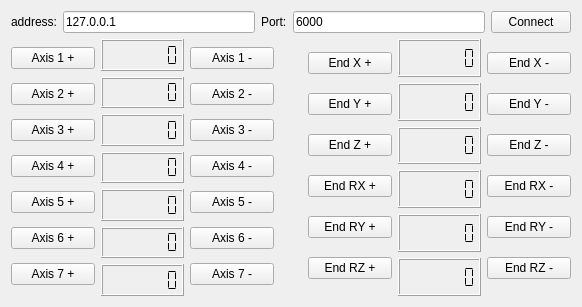
<?xml version="1.0" encoding="UTF-8"?>
<ui version="4.0">
 <class>MainWindow</class>
 <widget class="QMainWindow" name="MainWindow">
  <property name="geometry">
   <rect>
    <x>0</x>
    <y>0</y>
    <width>582</width>
    <height>307</height>
   </rect>
  </property>
  <property name="windowTitle">
   <string>MainWindow</string>
  </property>
  <widget class="QWidget" name="centralWidget">
   <layout class="QGridLayout" name="gridLayout">
    <item row="0" column="0">
     <layout class="QVBoxLayout" name="verticalLayout_7">
      <item>
       <layout class="QHBoxLayout" name="horizontalLayout">
        <item>
         <widget class="QLabel" name="label_address">
          <property name="text">
           <string>address:</string>
          </property>
         </widget>
        </item>
        <item>
         <widget class="QLineEdit" name="addressEdit">
          <property name="text">
           <string>127.0.0.1</string>
          </property>
         </widget>
        </item>
        <item>
         <widget class="QLabel" name="label_port">
          <property name="text">
           <string>Port:</string>
          </property>
         </widget>
        </item>
        <item>
         <widget class="QLineEdit" name="portEdit">
          <property name="text">
           <string>6000</string>
          </property>
         </widget>
        </item>
        <item>
         <widget class="QPushButton" name="connect2ServerButton">
          <property name="text">
           <string>Connect</string>
          </property>
         </widget>
        </item>
       </layout>
      </item>
      <item>
       <layout class="QHBoxLayout" name="horizontalLayout_2">
        <item>
         <layout class="QVBoxLayout" name="verticalLayout">
          <item>
           <widget class="QPushButton" name="axis_1_fw">
            <property name="text">
             <string>Axis 1 +</string>
            </property>
           </widget>
          </item>
          <item>
           <widget class="QPushButton" name="axis_2_fw">
            <property name="text">
             <string>Axis 2 +</string>
            </property>
           </widget>
          </item>
          <item>
           <widget class="QPushButton" name="axis_3_fw">
            <property name="text">
             <string>Axis 3 +</string>
            </property>
           </widget>
          </item>
          <item>
           <widget class="QPushButton" name="axis_4_fw">
            <property name="text">
             <string>Axis 4 +</string>
            </property>
           </widget>
          </item>
          <item>
           <widget class="QPushButton" name="axis_5_fw">
            <property name="text">
             <string>Axis 5 +</string>
            </property>
           </widget>
          </item>
          <item>
           <widget class="QPushButton" name="axis_6_fw">
            <property name="text">
             <string>Axis 6 +</string>
            </property>
           </widget>
          </item>
          <item>
           <widget class="QPushButton" name="axis_7_fw">
            <property name="text">
             <string>Axis 7 +</string>
            </property>
           </widget>
          </item>
         </layout>
        </item>
        <item>
         <layout class="QVBoxLayout" name="verticalLayout_5">
          <item>
           <widget class="QLCDNumber" name="lcdNum_axis_1">
            <property name="smallDecimalPoint">
             <bool>false</bool>
            </property>
            <property name="digitCount">
             <number>7</number>
            </property>
            <property name="segmentStyle">
             <enum>QLCDNumber::Flat</enum>
            </property>
           </widget>
          </item>
          <item>
           <widget class="QLCDNumber" name="lcdNum_axis_2">
            <property name="digitCount">
             <number>7</number>
            </property>
            <property name="segmentStyle">
             <enum>QLCDNumber::Flat</enum>
            </property>
           </widget>
          </item>
          <item>
           <widget class="QLCDNumber" name="lcdNum_axis_3">
            <property name="digitCount">
             <number>7</number>
            </property>
            <property name="segmentStyle">
             <enum>QLCDNumber::Flat</enum>
            </property>
           </widget>
          </item>
          <item>
           <widget class="QLCDNumber" name="lcdNum_axis_4">
            <property name="digitCount">
             <number>7</number>
            </property>
            <property name="segmentStyle">
             <enum>QLCDNumber::Flat</enum>
            </property>
           </widget>
          </item>
          <item>
           <widget class="QLCDNumber" name="lcdNum_axis_5">
            <property name="digitCount">
             <number>7</number>
            </property>
            <property name="segmentStyle">
             <enum>QLCDNumber::Flat</enum>
            </property>
           </widget>
          </item>
          <item>
           <widget class="QLCDNumber" name="lcdNum_axis_6">
            <property name="digitCount">
             <number>7</number>
            </property>
            <property name="segmentStyle">
             <enum>QLCDNumber::Flat</enum>
            </property>
           </widget>
          </item>
          <item>
           <widget class="QLCDNumber" name="lcdNum_axis_7">
            <property name="digitCount">
             <number>7</number>
            </property>
            <property name="segmentStyle">
             <enum>QLCDNumber::Flat</enum>
            </property>
           </widget>
          </item>
         </layout>
        </item>
        <item>
         <layout class="QVBoxLayout" name="verticalLayout_2">
          <item>
           <widget class="QPushButton" name="axis_1_bw">
            <property name="text">
             <string>Axis 1 -</string>
            </property>
           </widget>
          </item>
          <item>
           <widget class="QPushButton" name="axis_2_bw">
            <property name="text">
             <string>Axis 2 -</string>
            </property>
           </widget>
          </item>
          <item>
           <widget class="QPushButton" name="axis_3_bw">
            <property name="text">
             <string>Axis 3 -</string>
            </property>
           </widget>
          </item>
          <item>
           <widget class="QPushButton" name="axis_4_bw">
            <property name="text">
             <string>Axis 4 -</string>
            </property>
           </widget>
          </item>
          <item>
           <widget class="QPushButton" name="axis_5_bw">
            <property name="text">
             <string>Axis 5 -</string>
            </property>
           </widget>
          </item>
          <item>
           <widget class="QPushButton" name="axis_6_bw">
            <property name="text">
             <string>Axis 6 -</string>
            </property>
           </widget>
          </item>
          <item>
           <widget class="QPushButton" name="axis_7_bw">
            <property name="text">
             <string>Axis 7 -</string>
            </property>
           </widget>
          </item>
         </layout>
        </item>
        <item>
         <spacer name="verticalSpacer">
          <property name="orientation">
           <enum>Qt::Vertical</enum>
          </property>
          <property name="sizeHint" stdset="0">
           <size>
            <width>28</width>
            <height>210</height>
           </size>
          </property>
         </spacer>
        </item>
        <item>
         <layout class="QVBoxLayout" name="verticalLayout_3">
          <item>
           <widget class="QPushButton" name="end_x_fw">
            <property name="text">
             <string>End X +</string>
            </property>
           </widget>
          </item>
          <item>
           <widget class="QPushButton" name="end_y_fw">
            <property name="text">
             <string>End Y +</string>
            </property>
           </widget>
          </item>
          <item>
           <widget class="QPushButton" name="end_z_fw">
            <property name="text">
             <string>End Z +</string>
            </property>
           </widget>
          </item>
          <item>
           <widget class="QPushButton" name="end_rx_fw">
            <property name="text">
             <string>End RX +</string>
            </property>
           </widget>
          </item>
          <item>
           <widget class="QPushButton" name="end_ry_fw">
            <property name="text">
             <string>End RY +</string>
            </property>
           </widget>
          </item>
          <item>
           <widget class="QPushButton" name="end_rz_fw">
            <property name="text">
             <string>End RZ +</string>
            </property>
           </widget>
          </item>
         </layout>
        </item>
        <item>
         <layout class="QVBoxLayout" name="verticalLayout_6">
          <item>
           <widget class="QLCDNumber" name="lcdNum_end_x">
            <property name="digitCount">
             <number>7</number>
            </property>
            <property name="segmentStyle">
             <enum>QLCDNumber::Flat</enum>
            </property>
           </widget>
          </item>
          <item>
           <widget class="QLCDNumber" name="lcdNum_end_y">
            <property name="digitCount">
             <number>7</number>
            </property>
            <property name="segmentStyle">
             <enum>QLCDNumber::Flat</enum>
            </property>
           </widget>
          </item>
          <item>
           <widget class="QLCDNumber" name="lcdNum_end_z">
            <property name="digitCount">
             <number>7</number>
            </property>
            <property name="segmentStyle">
             <enum>QLCDNumber::Flat</enum>
            </property>
           </widget>
          </item>
          <item>
           <widget class="QLCDNumber" name="lcdNum_end_rx">
            <property name="digitCount">
             <number>7</number>
            </property>
            <property name="segmentStyle">
             <enum>QLCDNumber::Flat</enum>
            </property>
           </widget>
          </item>
          <item>
           <widget class="QLCDNumber" name="lcdNum_end_ry">
            <property name="digitCount">
             <number>7</number>
            </property>
            <property name="segmentStyle">
             <enum>QLCDNumber::Flat</enum>
            </property>
           </widget>
          </item>
          <item>
           <widget class="QLCDNumber" name="lcdNum_end_rz">
            <property name="digitCount">
             <number>7</number>
            </property>
            <property name="segmentStyle">
             <enum>QLCDNumber::Flat</enum>
            </property>
           </widget>
          </item>
         </layout>
        </item>
        <item>
         <layout class="QVBoxLayout" name="verticalLayout_4">
          <item>
           <widget class="QPushButton" name="end_x_bw">
            <property name="text">
             <string>End X -</string>
            </property>
           </widget>
          </item>
          <item>
           <widget class="QPushButton" name="end_y_bw">
            <property name="text">
             <string>End Y -</string>
            </property>
           </widget>
          </item>
          <item>
           <widget class="QPushButton" name="end_z_bw">
            <property name="text">
             <string>End Z -</string>
            </property>
           </widget>
          </item>
          <item>
           <widget class="QPushButton" name="end_rx_bw">
            <property name="text">
             <string>End RX -</string>
            </property>
           </widget>
          </item>
          <item>
           <widget class="QPushButton" name="end_ry_bw">
            <property name="text">
             <string>End RY -</string>
            </property>
           </widget>
          </item>
          <item>
           <widget class="QPushButton" name="end_rz_bw">
            <property name="text">
             <string>End RZ -</string>
            </property>
           </widget>
          </item>
         </layout>
        </item>
       </layout>
      </item>
     </layout>
    </item>
   </layout>
  </widget>
 </widget>
 <layoutdefault spacing="6" margin="11"/>
 <resources/>
 <connections/>
</ui>
